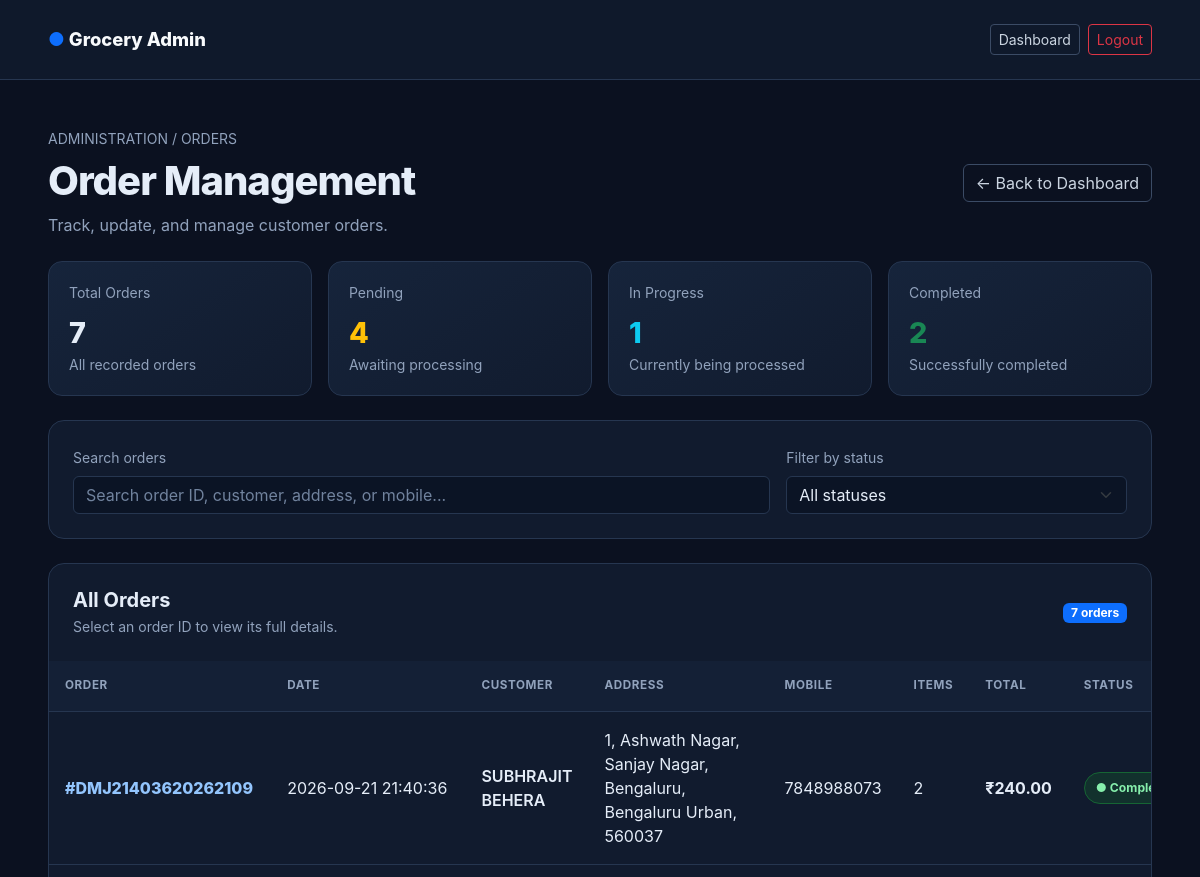
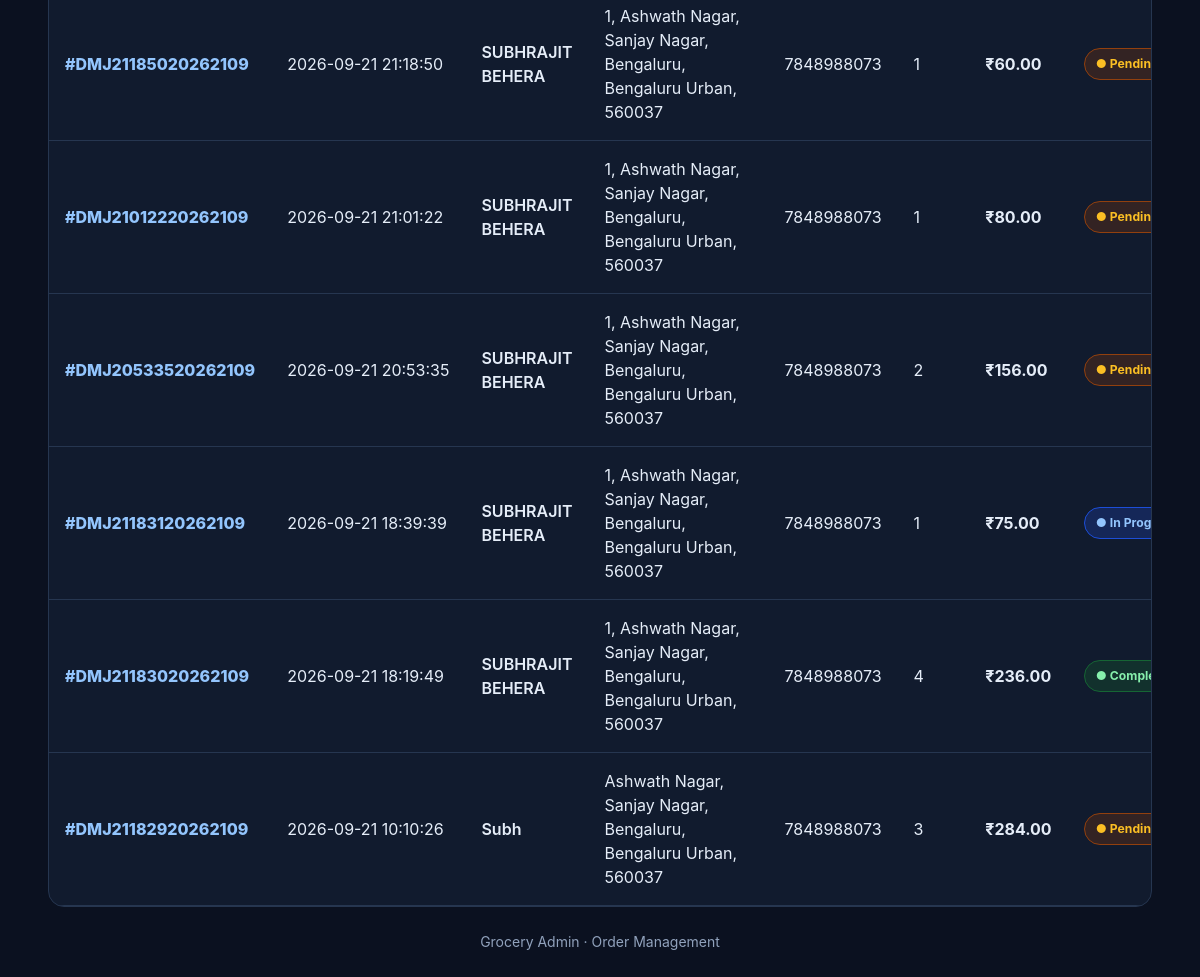
/admin/orders (signed in), run on the app's committed database (2 pictures, top to bottom).
### tables this page shows
CREATE TABLE orders (
                    id INTEGER PRIMARY KEY AUTOINCREMENT,
                    customer_name TEXT NOT NULL,
                    customer_address TEXT NOT NULL,
                    mobile TEXT NOT NULL,
                    date TEXT NOT NULL,
                    status TEXT DEFAULT 'Pending', delivery_partner_id INTEGER, order_number TEXT);

### app.py (the view)
@app.route("/admin/orders")
@admin_required
def admin_orders():
    conn = get_db_connection()
    c = conn.cursor()
    c.execute("""
        SELECT
            COALESCE(orders.order_number, CAST(orders.id AS TEXT)),
            orders.date,
            orders.customer_name,
            orders.customer_address,
            orders.mobile,
            COALESCE(orders.status, 'Pending'),
            COUNT(order_items.id) AS item_count,
            COALESCE(
                SUM(order_items.quantity * items.price),
                0
            ) AS total
        FROM orders
        LEFT JOIN order_items
            ON orders.id = order_items.order_id
        LEFT JOIN items
            ON order_items.item_id = items.id
        GROUP BY orders.id
        ORDER BY orders.date DESC, orders.id DESC
    """)
    orders = c.fetchall()
    conn.close()
    return render_template(
        "orders.html",
        orders=orders,
        valid_statuses=VALID_ORDER_STATUSES
    )

### app.py (called while the page is built)
def get_db_connection():
    conn = sqlite3.connect(DB_NAME)
    conn.execute("PRAGMA foreign_keys = ON")
    return conn

def admin_required(func):
    @wraps(func)
    def wrapper(*args, **kwargs):
        if not session.get("admin_logged_in"):
            return redirect(url_for("login"))
        return func(*args, **kwargs)
    return wrapper

### templates/orders.html (shortened to what this page needs)
<!DOCTYPE html>
<html lang="en">
<head>
    <link href="https://cdn.jsdelivr.net/npm/bootstrap@5.3.3/dist/css/bootstrap.min.css"
          rel="stylesheet">
</head>
<body>
<nav class="navbar">
    <div class="container-fluid px-3 px-lg-5 py-3">
        <div class="d-flex justify-content-between align-items-center w-100 gap-2">
            <a class="brand" href="{{ url_for('admin') }}">
                <span class="text-primary">●</span> Grocery Admin
            </a>
            <div class="d-flex gap-2">
                <a href="{{ url_for('admin') }}"
                   class="btn btn-sm btn-outline-light">
                    Dashboard
                </a>
                <a href="{{ url_for('logout') }}"
                   class="btn btn-sm btn-outline-danger">
                    Logout
                </a>
            </div>
        </div>
    </div>
</nav>
<main class="container-fluid px-3 px-lg-5 py-4 py-lg-5">
    <div class="d-flex flex-wrap justify-content-between align-items-center gap-3 mb-4">
        <div>
            <div class="muted small mb-2">ADMINISTRATION / ORDERS</div>
            <h1 class="page-title mb-2">Order Management</h1>
            <p class="muted mb-0">
                Track, update, and manage customer orders.
            </p>
        </div>
        <a href="{{ url_for('admin') }}" class="btn btn-outline-light">
            ← Back to Dashboard
        </a>
    </div>
    {% set stats = namespace(pending=0, progress=0, completed=0) %}
    {% for order in orders %}
        {% if order[5] == 'Pending' %}
            {% set stats.pending = stats.pending + 1 %}
        {% elif order[5] == 'In Progress' %}
            {% set stats.progress = stats.progress + 1 %}
        {% elif order[5] == 'Completed' %}
            {% set stats.completed = stats.completed + 1 %}
        {% endif %}
    {% endfor %}
    <div class="row g-3 mb-4">
        <div class="col-6 col-xl-3">
            <div class="stat-card">
                <div class="muted small mb-2">Total Orders</div>
                <div class="stat-number">{{ orders | length }}</div>
                <div class="muted small">All recorded orders</div>
            </div>
        </div>
        <div class="col-6 col-xl-3">
            <div class="stat-card">
                <div class="muted small mb-2">Pending</div>
                <div class="stat-number text-warning">{{ stats.pending }}</div>
                <div class="muted small">Awaiting processing</div>
            </div>
        </div>
        <div class="col-6 col-xl-3">
            <div class="stat-card">
                <div class="muted small mb-2">In Progress</div>
                <div class="stat-number text-info">{{ stats.progress }}</div>
                <div class="muted small">Currently being processed</div>
            </div>
        </div>
        <div class="col-6 col-xl-3">
            <div class="stat-card">
                <div class="muted small mb-2">Completed</div>
                <div class="stat-number text-success">{{ stats.completed }}</div>
                <div class="muted small">Successfully completed</div>
            </div>
        </div>
    </div>
    <section class="panel p-3 p-lg-4 mb-4">
        <div class="row g-3">
            <div class="col-md-8">
                <label for="orderSearch" class="form-label muted small">
                    Search orders
                </label>
                <input type="search"
                       id="orderSearch"
                       class="form-control"
                       placeholder="Search order ID, customer, address, or mobile...">
            </div>
            <div class="col-md-4">
                <label for="statusFilter" class="form-label muted small">
                    Filter by status
                </label>
                <select id="statusFilter" class="form-select">
                    <option value="">All statuses</option>
                </select>
            </div>
        </div>
    </section>
    <section class="panel overflow-hidden">
        <div class="d-flex flex-wrap justify-content-between align-items-center p-3 p-lg-4 gap-2">
            <div>
                <h5 class="mb-1 fw-bold">All Orders</h5>
                <div class="muted small">
                    Select an order ID to view its full details.
                </div>
            </div>
            <span class="badge text-bg-primary">
                {{ orders | length }} orders
            </span>
        </div>
        {% if orders %}
        <div class="table-responsive d-none d-md-block">
            <table class="table align-middle" id="ordersTable">
                <thead>
                    <tr>
                        <th>Order</th>
                        <th>Date</th>
                        <th>Customer</th>
                        <th>Address</th>
                        <th>Mobile</th>
                        <th>Items</th>
                        <th>Total</th>
                        <th>Status</th>
                    </tr>
                </thead>
                <tbody>
                {% for order in orders %}
                    <tr class="order-row"
                        data-search="{{ (order[0] ~ ' ' ~ order[2] ~ ' ' ~ order[3] ~ ' ' ~ (order[4] or '')) | lower }}"
                        data-status="{{ order[5] }}">
                        <td>
                            <a class="order-link"
                               href="{{ url_for('order_details', order_id=order[0]) }}">
                                #{{ order[0] }}
                            </a>
                        </td>
                        <td class="text-nowrap">{{ order[1] }}</td>
                        <td class="fw-semibold">{{ order[2] }}</td>
                        <td style="min-width: 180px;">
                            {{ order[3] }}
                        </td>
                        <td>{{ order[4] or '—' }}</td>
                        <td>{{ order[6] }}</td>
                        <td class="text-nowrap fw-bold">
                            {% set subtotal = order[7] or 0 %}
                            {% set delivery_fee = 30 if subtotal < 150 else 0 %}
                            ₹{{ '%.2f' | format(subtotal + delivery_fee) }}
                        </td>
                        <td>
                            {% if order[5] == 'Completed' %}
                                <span class="status status-completed">
                                    ● Completed
                                </span>
                            {% elif order[5] == 'In Progress' %}
                                <span class="status status-progress">
                                    ● In Progress
                                </span>
                            {% else %}
                                <span class="status status-pending">
                                    ● Pending
                                </span>
                            {% endif %}
                        </td>
                    </tr>
                {% endfor %}
                </tbody>
            </table>
        </div>
        {% else %}
        <div class="empty-state">
            <div class="fs-1 mb-3">📦</div>
            <h4 class="text-light">No orders yet</h4>
            <p class="mb-0">New customer orders will appear here.</p>
        </div>
        {% endif %}
    </section>
    <div class="text-center muted small mt-4">
        Grocery Admin · Order Management
    </div>
</main>
</body>
</html>

### templates/orders.html (style rules this page uses)
:root { --bg: #0b1120; --panel: #111b2e; --panel2: #162238; --border: #263650; --text: #e5edf8; --muted: #91a2bc; --accent: #60a5fa; }
* { box-sizing: border-box; }
body { margin: 0; min-height: 100vh; background: var(--bg); color: var(--text); font-family: Inter, system-ui, -apple-system, sans-serif; }
.navbar { background: #0f192b; border-bottom: 1px solid var(--border); }
.brand { font-size: 1.15rem; font-weight: 800; color: #f8fafc; text-decoration: none; }
.page-title { font-weight: 800; letter-spacing: -1px; }
.muted { color: var(--muted); }
.panel { background: var(--panel); border: 1px solid var(--border); border-radius: 16px; }
.stat-card { background: linear-gradient(145deg, #16243b, #111b2e); border: 1px solid var(--border); border-radius: 14px; padding: 20px; height: 100%; }
.stat-number { font-size: 1.8rem; font-weight: 800; }
.form-control, .form-select { background-color: #0b1425; color: var(--text); border: 1px solid var(--border); }
.form-control::placeholder { color: #71839e; }
.form-select option { background: #111b2e; color: white; }
.table { --bs-table-bg: transparent; --bs-table-color: var(--text); --bs-table-border-color: var(--border); margin-bottom: 0; }
.table thead th { color: var(--muted); font-size: .73rem; text-transform: uppercase; letter-spacing: .6px; font-weight: 700; padding: 16px; white-space: nowrap; background: #142036; }
.table tbody td { padding: 16px; vertical-align: middle; }
.order-link { color: #93c5fd; font-weight: 800; text-decoration: none; }
.status { display: inline-block; border-radius: 30px; padding: 6px 11px; font-size: .76rem; font-weight: 700; white-space: nowrap; }
.status-pending { background: #78350f55; color: #fbbf24; border: 1px solid #92400e; }
.status-progress { background: #1e40af55; color: #93c5fd; border: 1px solid #1d4ed8; }
.status-completed { background: #14532d66; color: #86efac; border: 1px solid #166534; }
.btn-outline-light { border-color: #3b4b65; color: #cbd5e1; }

### data on the page
orders: order_number "DMJ21403620262109", date "2026-09-21 21:40:36", customer_name "SUBHRAJIT BEHERA", customer_address "1, Ashwath Nagar, Sanjay Nagar, Bengaluru, Bengaluru Urban, 560037", mobile "7848988073", order "2", subtotal "240.00"
orders: order_number "DMJ21185020262109", date "2026-09-21 21:18:50", customer_name "SUBHRAJIT BEHERA", customer_address "1, Ashwath Nagar, Sanjay Nagar, Bengaluru, Bengaluru Urban, 560037", mobile "7848988073", order "1", subtotal "60.00"
orders: order_number "DMJ21012220262109", date "2026-09-21 21:01:22", customer_name "SUBHRAJIT BEHERA", customer_address "1, Ashwath Nagar, Sanjay Nagar, Bengaluru, Bengaluru Urban, 560037", mobile "7848988073", order "1", subtotal "80.00"
orders: order_number "DMJ20533520262109", date "2026-09-21 20:53:35", customer_name "SUBHRAJIT BEHERA", customer_address "1, Ashwath Nagar, Sanjay Nagar, Bengaluru, Bengaluru Urban, 560037", mobile "7848988073", order "2", subtotal "156.00"
orders: order_number "DMJ21183120262109", date "2026-09-21 18:39:39", customer_name "SUBHRAJIT BEHERA", customer_address "1, Ashwath Nagar, Sanjay Nagar, Bengaluru, Bengaluru Urban, 560037", mobile "7848988073", order "1", subtotal "75.00", shows "● In…"
orders: order_number "DMJ21183020262109", date "2026-09-21 18:19:49", customer_name "SUBHRAJIT BEHERA", customer_address "1, Ashwath Nagar, Sanjay Nagar, Bengaluru, Bengaluru Urban, 560037", mobile "7848988073", order "4", subtotal "236.00"
orders: order_number "DMJ21182920262109", date "2026-09-21 10:10:26", customer_name "Subh", customer_address "Ashwath Nagar, Sanjay Nagar, Bengaluru, Bengaluru Urban, 560037", mobile "7848988073", order "3", subtotal "284.00"

### other printed values
{{ orders | length }} "7"
{{ stats.pending }} "4"
{{ stats.progress }} "1"
{{ stats.completed }} "2"
